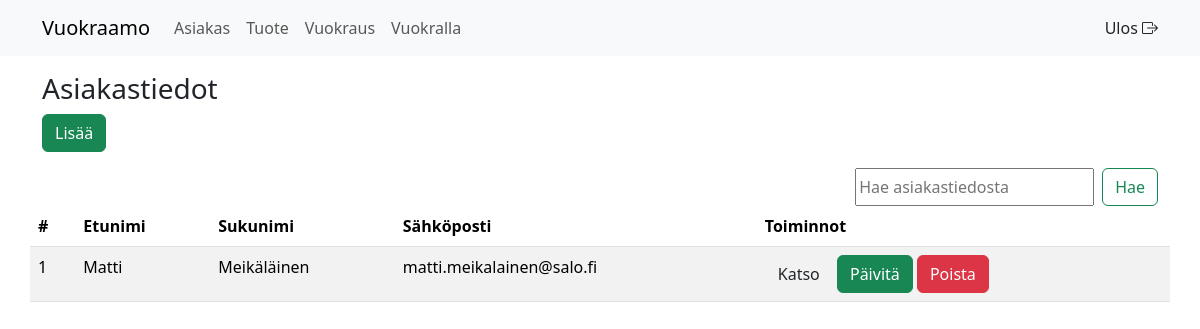
/asiakas.php (signed in), run on the app's committed database.
### tables this page shows
CREATE TABLE `asiakas` (
  `asiakasID` int NOT NULL,
  `etunimi` varchar(100) NOT NULL,
  `sukunimi` varchar(100) NOT NULL,
  `sahkoposti` varchar(100) NOT NULL,
  `lahiosoite` varchar(100) NOT NULL,
  `postinumero` varchar(5) NOT NULL,
  `postitoimipaikka` varchar(100) NOT NULL,
  `puhelin` varchar(15) NOT NULL,
  `henkilotunnus` varchar(11) NOT NULL
);

### inc/functions.php (called while the page is built, shortened)
<?php
  function onKirjautunut(){
    if(isset($_SESSION['kirjautunut']) && $_SESSION['kirjautunut'] === true){
      return true;
    } else {
      return false;
    }
  }

### asiakas.php (the view)
<?php
  include_once 'inc/header.php';
?>
<div class="container">
  <div class="row">
    <h3>Asiakastiedot</h3>
  </div>
  <div class="row">
    <p>
      <a href="lisaa_asiakas.php" class="btn btn-success">Lisää</a>
    </p>
  <div class="d-flex justify-content-end" role="search">
    <input class="me-2" type="text" placeholder="Hae asiakastiedosta" id="hakusana">
    <button id="asiakasHaku" class="btn btn-outline-success">Hae</button>
  </div>
  </div>
  <div class="row">
    <table class="table table-striped">
      <thead>
        <tr>
          <th>#</th>
          <th>Etunimi</th>
          <th>Sukunimi</th>
          <th>Sähköposti</th>
          <th>Toiminnot</th>
        </tr>
      </thead>
      <tbody>
        <?php
        require_once 'inc/database.php';
        $sql = "SELECT * FROM asiakas";
        $result = $pdo->query($sql);
        while ($row = $result->fetch()) :
        ?>
          <tr>
            <td><?php echo $row['asiakasID']; ?></td>
            <td><?php echo $row['etunimi']; ?></td>
            <td><?php echo $row['sukunimi']; ?></td>
            <td><?php echo $row['sahkoposti']; ?></td>
            <td>
              <a href="katso_asiakas.php?asiakasID=<?php echo $row['asiakasID']; ?>" class="btn">Katso</a>
              <a href="paivita_asiakas.php?asiakasID=<?php echo $row['asiakasID']; ?>" class="btn btn-success">Päivitä</a>
              <a href="poista_asiakas.php?asiakasID=<?php echo $row['asiakasID']; ?>" class="btn btn-danger">Poista</a>
            </td>
          </tr>
        <?php endwhile; ?>
      </tbody>
    </table>
  </div>
</div>
<?php
include_once 'inc/footer.php';
?>

### inc/header.php (shortened to what this page needs)
<!doctype html>
<html lang="en">
  <head>
    <link href="https://cdn.jsdelivr.net/npm/bootstrap@5.3.3/dist/css/bootstrap.min.css" rel="stylesheet">
    <link rel="stylesheet" href="https://cdn.jsdelivr.net/npm/bootstrap-icons@1.11.3/font/bootstrap-icons.min.css">
    <link rel="stylesheet" href="/css/style.css">
  </head>
  <body>
    <?php
      require_once 'inc/functions.php';
      include_once 'nav.php';

### inc/nav.php (shortened to what this page needs)
<nav class="navbar navbar-expand-lg bg-body-tertiary mb-3">
  <div class="container">
    <a class="navbar-brand" href="index.php">Vuokraamo</a>
    <div class="collapse navbar-collapse" id="navbarSupportedContent">
      <ul class="navbar-nav me-auto mb-2 mb-lg-0">
        <?php if(onKirjautunut()): ?>
        <li class="nav-item">
          <a class="nav-link" aria-current="page" href="asiakas.php">Asiakas</a>
        </li>
        <li class="nav-item">
          <a class="nav-link" href="tuote.php">Tuote</a>
        </li>
        <li class="nav-item">
          <a href="vuokraus.php" class="nav-link">Vuokraus</a>
        </li>
        <li class="nav-item">
          <a href="vuokralla.php" class="nav-link">Vuokralla</a>
        </li>
        <?php endif; ?>
      </ul>
      <?php if(onKirjautunut()): ?>
        <a href="ulos.php" class="nav-link">Ulos <i class="bi bi-box-arrow-right"></i></a>
      <?php else: ?>
        <a href="kirjaudu.php" class="nav-link">Kirjaudu <i class="bi bi-box-arrow-in-right"></i></a>
      <?php endif; ?>
    </div>
  </div>
</nav>

### inc/footer.php (shortened to what this page needs)
  </body>
</html>

### data on the page
asiakas: asiakasID "1", etunimi "Matti", sukunimi "Meikäläinen", sahkoposti "matti.meikalainen@salo.fi"
